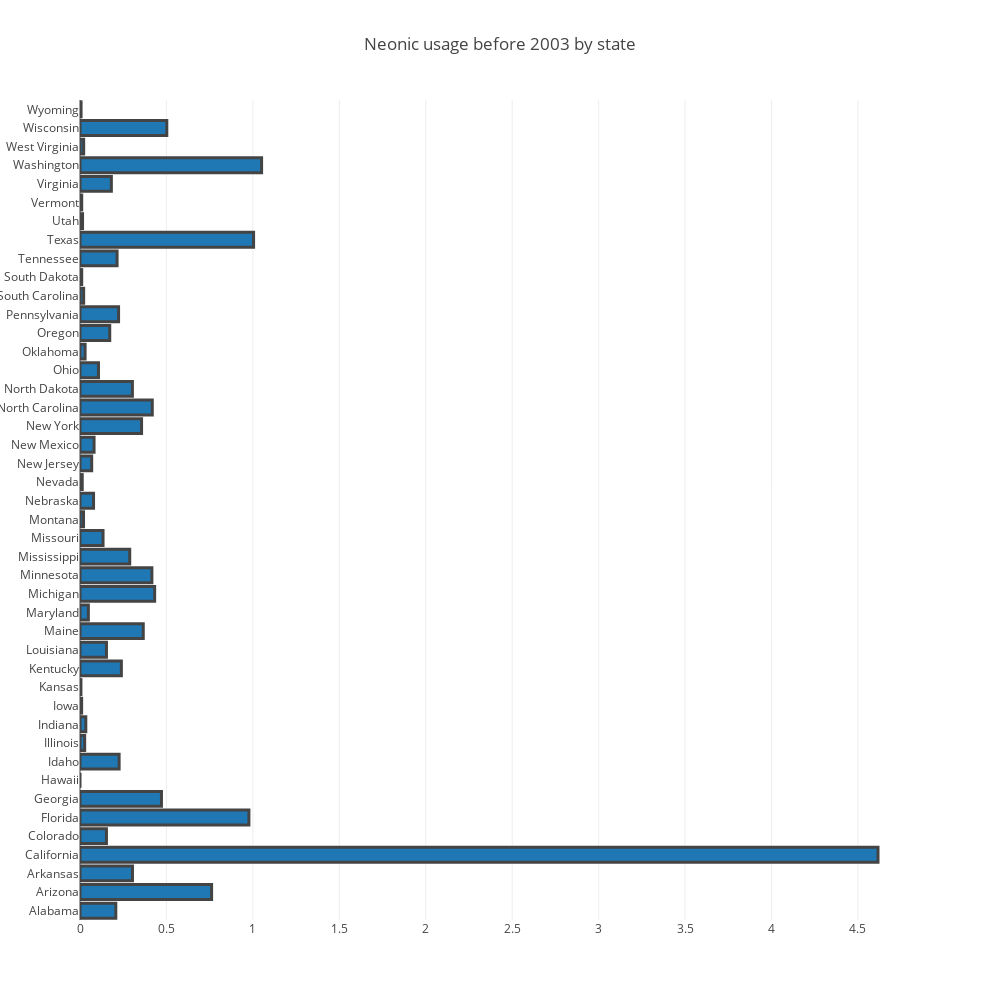

The code cell stored with this chart in its notebook:
### Code cell
df_summed = df_pre_2003.groupby(['StateName']) ['nAllNeonic'].sum().reset_index()
trace1 = go.Bar(
    y=df_summed.StateName,
    x=df_summed.nAllNeonic,
    name='1',
    orientation = 'h',
    marker = dict(
        line = dict(
            #color = 'rgb(51, 204, 255)',
            colorscale = [[0, 'rgb(166,206,227)'], [0.25, 'rgb(31,120,180)'], [0.45, 'rgb(178,223,138)'], 
                      [0.65, 'rgb(51,160,44)'], [0.85, 'rgb(251,154,153)'], [1, 'rgb(227,26,28)']],
            width = 3)
    )
)
data = [trace1]
layout = go.Layout(
    title='Neonic usage before 2003 by state',
    barmode='stack',
    autosize=False,
    width=1000,
    height=1000
)

fig = go.Figure(data=data, layout=layout)
iplot(fig, filename='marker-h-bar')

### Figure 1 — Plotly figure (JSON) as saved in the notebook; plotly's stock layout.template omitted (floating-point values rounded to 4 significant figures)
{"data": [{"marker": {"line": {"colorscale": [[0, "rgb(166,206,227)"], [0.25, "rgb(31,120,180)"], [0.45, "rgb(178,223,138)"], [0.65, "rgb(51,160,44)"], [0.85, "rgb(251,154,153)"], [1, "rgb(227,26,28)"]], "width": 3}}, "name": "SF Zoo", "orientation": "h", "type": "bar", "uid": "b5c8aaa2-fdb8-11e8-af99-d05099a30b15", "x": [0.2071, 0.7612, 0.3036, 4.616, 0.153, 0.977, 0.4712, 0, 0.2262, 0.027, 0.03354, 0.009428, 0.005413, 0.2393, 0.1531, 0.3658, 0.04834, 0.4319, 0.4158, 0.2876, 0.1333, 0.02037, 0.07832, 0.01291, 0.06763, 0.0813, 0.3562, 0.4181, 0.3031, 0.1069, 0.02943, 0.172, 0.2231, 0.02119, 0.009897, 0.2145, 1.004, 0.01472, 0.009875, 0.1814, 1.05, 0.02123, 0.5021, 0.006148], "y": ["Alabama", "Arizona", "Arkansas", "California", "Colorado", "Florida", "Georgia", "Hawaii", "Idaho", "Illinois", "Indiana", "Iowa", "Kansas", "Kentucky", "Louisiana", "Maine", "Maryland", "Michigan", "Minnesota", "Mississippi", "Missouri", "Montana", "Nebraska", "Nevada", "New Jersey", "New Mexico", "New York", "North Carolina", "North Dakota", "Ohio", "Oklahoma", "Oregon", "Pennsylvania", "South Carolina", "South Dakota", "Tennessee", "Texas", "Utah", "Vermont", "Virginia", "Washington", "West Virginia", "Wisconsin", "Wyoming"]}], "layout": {"autosize": false, "barmode": "stack", "height": 1000, "title": "Neonic usage before 2003 by state", "width": 1000}}
